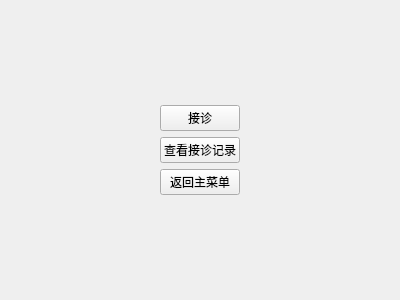
<?xml version="1.0" encoding="UTF-8"?>
<ui version="4.0">
 <class>DoctorWindow</class>
 <widget class="QWidget" name="DoctorWindow">
  <property name="geometry">
   <rect>
    <x>0</x>
    <y>0</y>
    <width>400</width>
    <height>300</height>
   </rect>
  </property>
  <property name="windowTitle">
   <string>校医院门诊就诊管理系统——医生界面</string>
  </property>
  <layout class="QGridLayout" name="gridLayout">
   <item row="0" column="1">
    <spacer name="verticalSpacer_2">
     <property name="orientation">
      <enum>Qt::Orientation::Vertical</enum>
     </property>
     <property name="sizeHint" stdset="0">
      <size>
       <width>20</width>
       <height>79</height>
      </size>
     </property>
    </spacer>
   </item>
   <item row="1" column="0">
    <spacer name="horizontalSpacer">
     <property name="orientation">
      <enum>Qt::Orientation::Horizontal</enum>
     </property>
     <property name="sizeHint" stdset="0">
      <size>
       <width>125</width>
       <height>20</height>
      </size>
     </property>
    </spacer>
   </item>
   <item row="1" column="1">
    <layout class="QVBoxLayout" name="verticalLayout">
     <item>
      <widget class="QPushButton" name="ReceptionButton">
       <property name="text">
        <string>接诊</string>
       </property>
      </widget>
     </item>
     <item>
      <widget class="QPushButton" name="RecordsButton">
       <property name="text">
        <string>查看接诊记录</string>
       </property>
      </widget>
     </item>
     <item>
      <widget class="QPushButton" name="BackButton">
       <property name="text">
        <string>返回主菜单</string>
       </property>
      </widget>
     </item>
    </layout>
   </item>
   <item row="1" column="2">
    <spacer name="horizontalSpacer_2">
     <property name="orientation">
      <enum>Qt::Orientation::Horizontal</enum>
     </property>
     <property name="sizeHint" stdset="0">
      <size>
       <width>125</width>
       <height>20</height>
      </size>
     </property>
    </spacer>
   </item>
   <item row="2" column="1">
    <spacer name="verticalSpacer">
     <property name="orientation">
      <enum>Qt::Orientation::Vertical</enum>
     </property>
     <property name="sizeHint" stdset="0">
      <size>
       <width>20</width>
       <height>79</height>
      </size>
     </property>
    </spacer>
   </item>
  </layout>
 </widget>
 <resources/>
 <connections/>
</ui>
